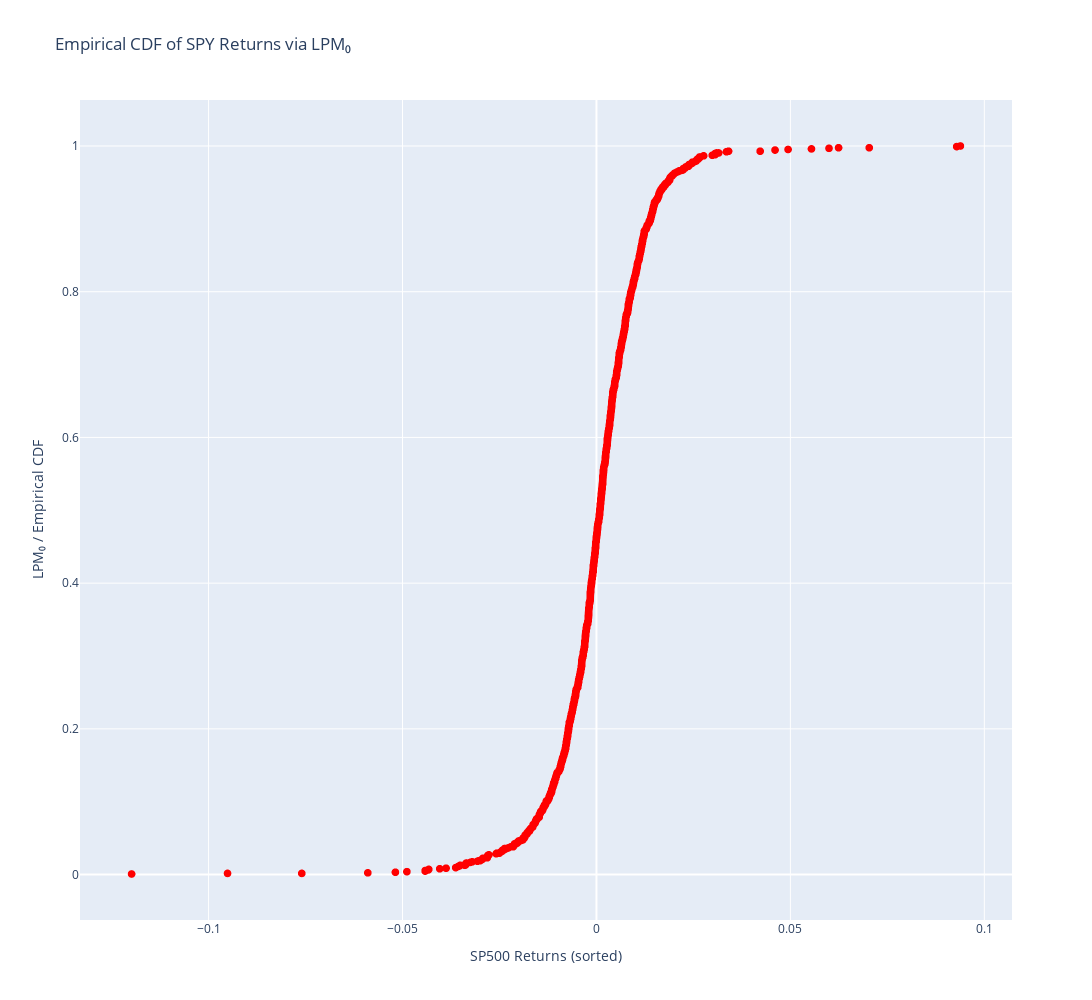

Source (notebook cell):
### Code cell
sp500_probabilities = []
for i in sp500_returns:
    prob_value = LPM_torch(degree=0, target=i, variables=sp500_torch, excess_ret=False)
    sp500_probabilities.append(prob_value)


# Create scatter plot with trendline
fig = px.scatter(
    x=np.sort(sp500_returns), 
    y=np.sort(sp500_probabilities),
    width=1500, 
    height=1000,
    labels={
        'x': 'SP500 Returns (sorted)',
        'y': 'LPM₀ / Empirical CDF'
    },
    title='Empirical CDF of SPY Returns via LPM₀'
)

# Optionally add marker style
fig.update_traces(marker=dict(color='red', size=8))

# Show the figure
fig.show()

### Figure 1 — Plotly figure (JSON) as saved in the notebook; plotly's stock layout.template omitted (floating-point values rounded to 4 significant figures; data arrays with more than 128 entries replaced by an {"elided": "..."} marker saying what was removed)
{"data": [{"hovertemplate": "SP500 Returns (sorted)=%{x}<br>LPM₀ / Empirical CDF=%{y}<extra></extra>", "legendgroup": "", "marker": {"color": "red", "size": 8, "symbol": "circle"}, "mode": "markers", "name": "", "showlegend": false, "type": "scattergl", "x": {"elided": "1257 float values"}, "xaxis": "x", "y": {"elided": "1257 float values"}, "yaxis": "y"}], "layout": {"height": 1000, "legend": {"tracegroupgap": 0}, "title": {"text": "Empirical CDF of SPY Returns via LPM₀"}, "width": 1500, "xaxis": {"anchor": "y", "domain": [0, 1], "title": {"text": "SP500 Returns (sorted)"}}, "yaxis": {"anchor": "x", "domain": [0, 1], "title": {"text": "LPM₀ / Empirical CDF"}}}}
